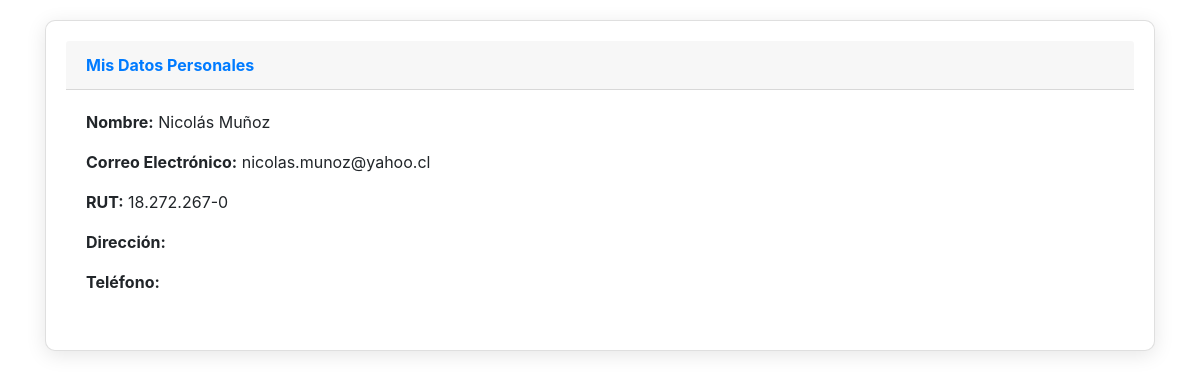
Screenshot of /datos-personales/ (signed in) with the database file from the repository.
### app/models.py (models this page shows, shortened)
class Apoderado(models.Model):
    user = models.OneToOneField(CustomUser, on_delete=models.CASCADE)
    relacion_alumno = models.CharField(max_length=50)
    conductores = models.ManyToManyField('Conductor', related_name='apoderado_conductores')  # Cambiado el related_name
    nombre = models.CharField(max_length=100, blank=True, null=True)
    apellido = models.CharField(max_length=100, null=True)

class CustomUser(AbstractBaseUser):
    rut = models.CharField(max_length=12, unique=True)
    nombre = models.CharField(max_length=30, null=False, default='Desconocido')  # Añade un valor por defecto
    apellido = models.CharField(max_length=30, null=False, default='Desconocido')  # Añade un valor por defecto
    email = models.EmailField(unique=True)
    is_active = models.BooleanField(default=True)
    is_staff = models.BooleanField(default=False)
    objects = CustomUserManager()
    USERNAME_FIELD = 'rut'
    REQUIRED_FIELDS = ['email', 'nombre', 'apellido']

### app/views.py (the view)
# urls.py: path('datos-personales/', views.datos_personales, name='datos_personales'),
@login_required
def datos_personales(request):
    apoderado = Apoderado.objects.get(user=request.user)  # Obtener el apoderado que está logueado
    context = {
        'apoderado': apoderado
    }
    return render(request, 'apoderado/datos_personales.html', context)

### app/templates/apoderado/datos_personales.html (shortened to what this page needs)
<!DOCTYPE html>
<html lang="es">
<head>
    <link href="https://stackpath.bootstrapcdn.com/bootstrap/4.5.2/css/bootstrap.min.css" rel="stylesheet">
</head>
<body>
    <div class="container">
        <div class="card">
            <div class="card-header">
                Mis Datos Personales
            </div>
            <div class="card-body">
                <p><strong>Nombre:</strong> {{ apoderado.user.nombre }} {{ apoderado.user.apellido }}</p>
                <p><strong>Correo Electrónico:</strong> {{ apoderado.user.email }}</p>
                <p><strong>RUT:</strong> {{ apoderado.user.rut }}</p>
                <p><strong>Dirección:</strong> {{ apoderado.direccion }}</p>
                <p><strong>Teléfono:</strong> {{ apoderado.telefono }}</p>
            </div>
        </div>
    </div>
</body>
</html>

### app/templates/apoderado/datos_personales.html (style rules this page uses)
.card { margin-top: 20px; padding: 20px; border-radius: 10px; box-shadow: 0 4px 20px rgba(0, 0, 0, 0.1); }
.card-header { font-weight: bold; color: #007bff; }

### rows the page displays
Apoderado: user.nombre "Nicolás", user.apellido "Muñoz", user.email "nicolas.munoz@yahoo.cl", user.rut "18.272.267-0"
